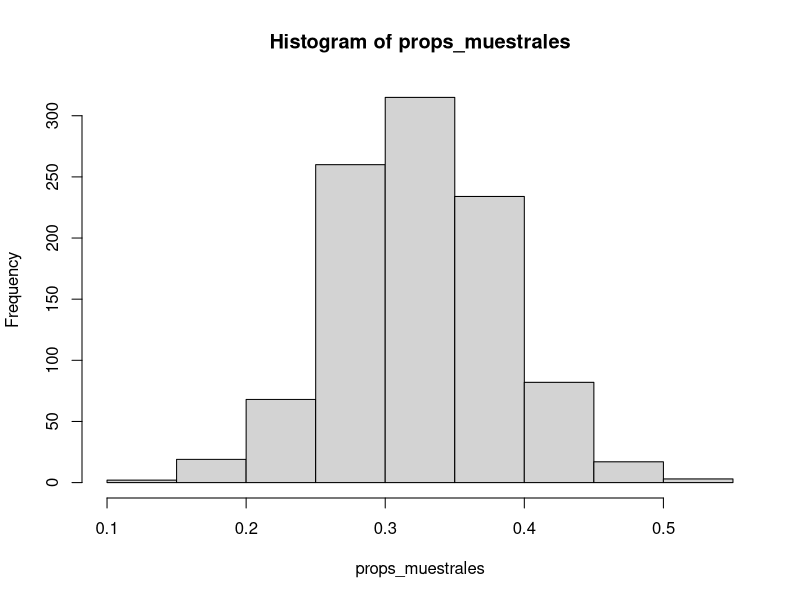

R code for this plot:
## ---- chunk 1
knitr::opts_chunk$set(echo = TRUE)
## ---- chunk 2
set.seed(1002)
flores_elegidas <- sample(1:150,60,replace=TRUE)
muestra_flores <- iris[flores_elegidas, ]

table(muestra_flores$Species=="setosa")

prop_setosa <- (table(muestra_flores$Species=="setosa"))[2] / length(muestra_flores$Species)

prop_setosa # proporción muestral de la variante setosa

props_muestrales <- replicate(1000, (table(sample(iris$Species, 60, replace=TRUE)=="setosa"))[2] / length(muestra_flores$Species))

sd(props_muestrales) #El error estándar es muy reducido

hist(props_muestrales)
## ---- chunk 3
taxis = c(1217, 600, 883, 1026, 150, 725, 297, 137, 38, 961, 538, 1154, 314, 1121, 823, 156, 940, 99, 967, 123, 1341, 141 ,1245, 575, 1445, 1332, 1343, 1234, 1343)

(N=max(taxis) + (max(taxis) - length(taxis)) / length(taxis))

# Estadístico utilizado en el famoso caso del problema de los tanques alemanes con un ejemplo con taxis (para distribución uniformes discreta)
